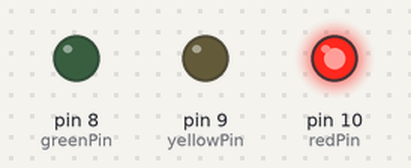
The sketch below on a simulated Arduino Uno, built with avr-gcc and run on an emulated ATmega328P. Parts: output pins drawn as LEDs (lit = HIGH).

Above: at 2.5 s.
At 6.0 s:
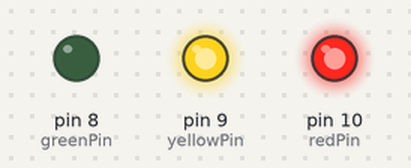
At 9.5 s:
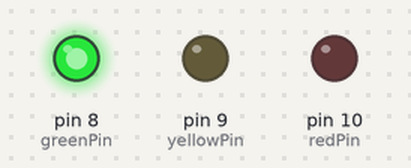
At 13.0 s:
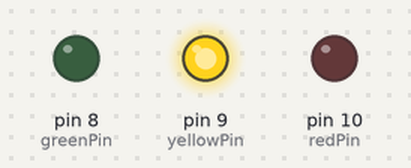
Timing chart, 0 to 18.2 s (numbered marks = the images above):
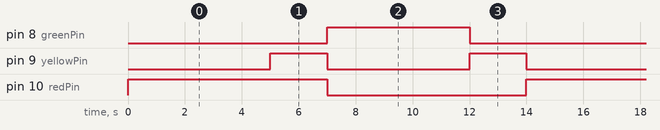

The sketch:

projeto03.ino
```cpp
// Projeto 3 - Semáforo
// André L. Marcelino 06/11/2017 Blumenau

int ledDelay = 5000; // tempo de espera entre as alterações
int redPin = 10;
int yellowPin = 9;
int greenPin = 8;

void setup() {
  pinMode(redPin, OUTPUT);
  pinMode(yellowPin, OUTPUT);
  pinMode(greenPin, OUTPUT);
}

void loop() {
  digitalWrite(redPin, HIGH);    // acende a luz vermelha
  delay(ledDelay);               // espera 5 segundos
  digitalWrite(yellowPin, HIGH); // acende a luz amarela
  delay(2000);                   // espera 2 segundos

  digitalWrite(greenPin, HIGH);  // acende a luz verde
  digitalWrite(redPin, LOW);     // apaga a luz vermelha
  digitalWrite(yellowPin, LOW);  // apaga a luz amarela
  delay(ledDelay);               // espera ledDelay milissegundos

  digitalWrite(yellowPin, HIGH); // acende a luz amarela
  digitalWrite(greenPin, LOW);   // apaga a luz verde
  delay(2000);                   // espera 2 segundos

  digitalWrite(yellowPin, LOW);  // apaga a luz amarela
}                                // agora o nosso loop se repete
```

Measured:
- by itself, pin 8 (greenPin): alternates HIGH for 5.0 s and LOW for 9.0 s
- by itself, pin 9 (yellowPin): alternates HIGH for 2.0 s and LOW for 5.0 s
- by itself, pin 10 (redPin): alternates HIGH for 7.0 s and LOW for 7.0 s
